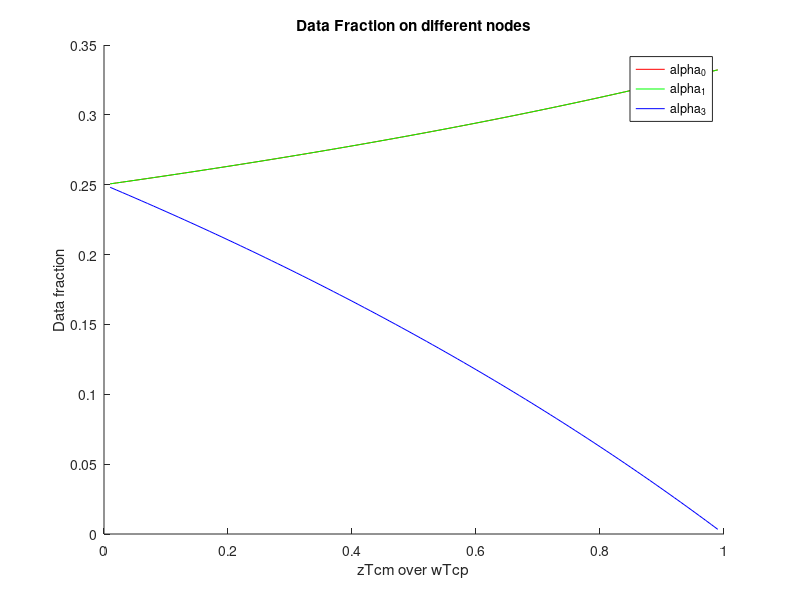

Reproduce this figure in MATLAB.

clear
clc

B = [1
    0
    0];

solution = [];

for sigma = 0.01:0.01:0.99
    
    A = [1 2 1
        1 -1 0
        0 sigma-1 1];
    
    s = [];
    s = A\B;
    s = s';
    solution = [solution;s];
    
    
end

sigma = [0.01:0.01:0.99];

figure
hold on
plot(sigma,solution(:,1),'r');
plot(sigma,solution(:,2),'g');
plot(sigma,solution(:,3),'b');

ylabel('Data fraction');
xlabel('zTcm over wTcp');
title('Data Fraction on different nodes');
legend('alpha_0','alpha_1','alpha_3');